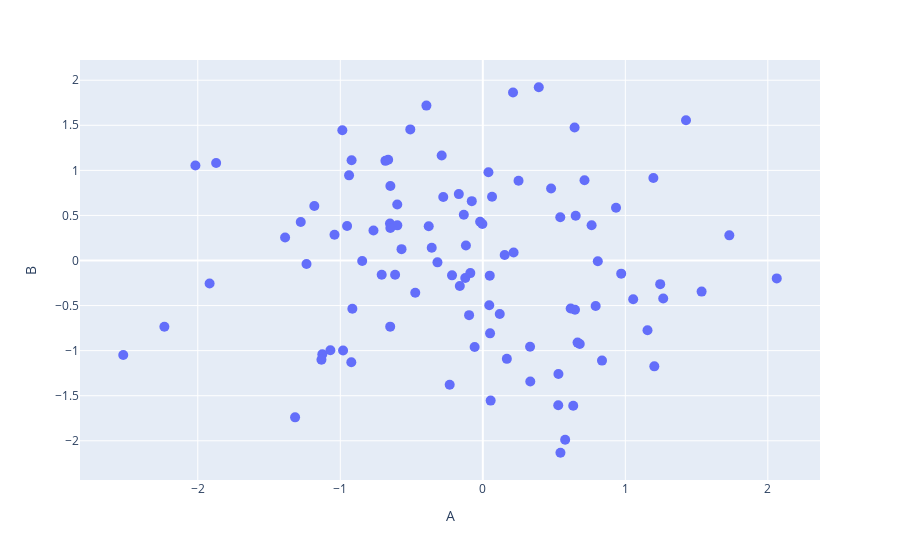

Notebook source saved alongside this figure:
### Markdown cell above
## **scatter**

### Code cell
# interactive scatter plot (only for values 'A' and 'B')
fig = px.scatter(df, x='A', y='B')
fig.update_traces(marker=dict(size=10)) # increase markers size
fig.show()
